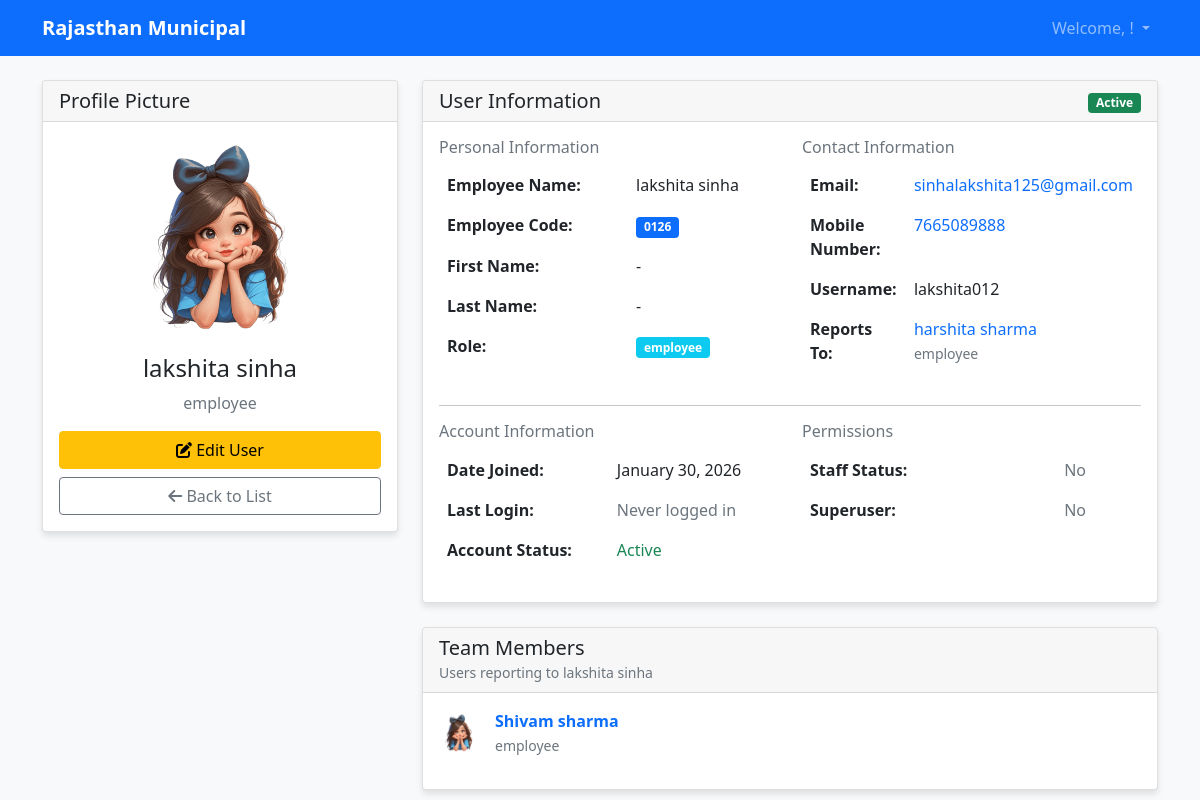
Before: /users/3/ (signed in) with the older database file.
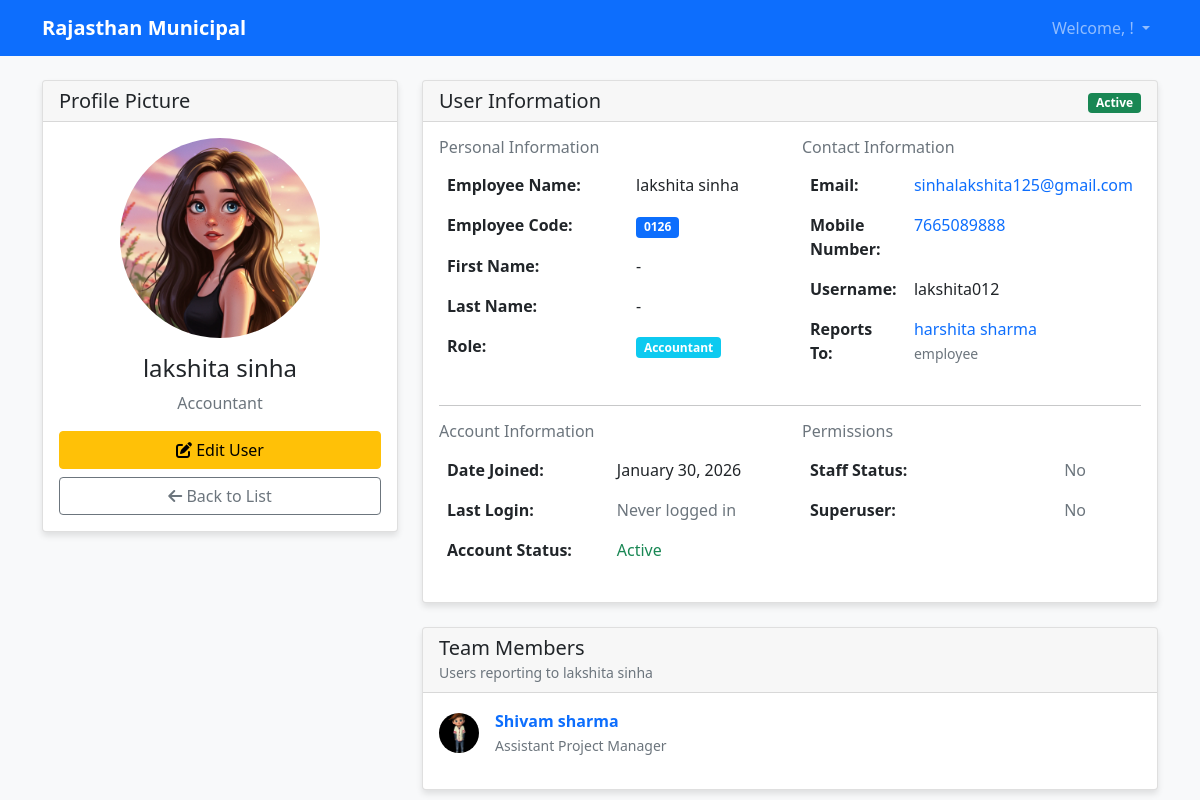
After: the same page with the newer database file.
### users/models.py (models this page shows, shortened)
class CustomUser(AbstractUser):
    emp_name = models.CharField(max_length=100, verbose_name="Employee Name")
    emp_code = models.CharField(max_length=20, unique=True, verbose_name="Employee Code")
    mobile_no = models.CharField(max_length=15, verbose_name="Mobile Number")
    report_to = models.ForeignKey(
        'self',
        on_delete=models.SET_NULL,
        null=True,
        blank=True,
        verbose_name="Reports To"
    )
    image = models.ImageField(upload_to='user_images/', blank=True, null=True, verbose_name="Profile Image")
    ROLE_CHOICES = [
        ('assistant_project_manager', 'Assistant Project Manager'),
        ('circle_manager', 'Circle Manager'),
        ('team_leader', 'Team Leader'),
        ('back_office_head', 'Back Office Head'),
        ('back_office', 'Back Office'),
        ('accountant', 'Accountant'),
        ('flying_officer_sspl', 'Flying Officer SSPL'),
        ('revenue_officer', 'Revenue Officer'),
        ('zone_commissioner', 'Zone Commissioner'),
        ('revenue_inspector', 'Revenue Inspector'),
        ('surveyor', 'Surveyor'),
        ('tax_collector', 'Tax Collector'),
        ('tele_caller', 'Tele Caller'),
        ('mis', 'MIS'),
        ('counter', 'Counter'),
        ('commissioner', 'Commissioner'),
        ('oswal', 'Oswal'),
        ('ulb_admin', 'ULB Admin'),
        ('qr_installer', 'QR Installer'),
        ('dc_revenue_first', 'DC Revenue First'),
        ('ro_revenue_first', 'RO Revenue First'),
        ('testt', 'TESTT'),
    ]
    role = models.CharField(
        max_length=30,
        choices=ROLE_CHOICES,
        default='back_office',
        verbose_name="Role"
    )
    first_name = models.CharField(max_length=30, blank=False)
    last_name = models.CharField(max_length=30, blank=False)
    email = models.EmailField(unique=True, blank=False)
    class Meta:
        verbose_name = "User"
        verbose_name_plural = "Users"

### users/views.py (the view)
# urls.py: path('users/<int:user_id>/', views.user_detail_view, name='user_detail'),
def user_detail_view(request, user_id):
    if not request.user.is_authenticated:
        return redirect('login')
    try:
        user = CustomUser.objects.get(id=user_id)
    except CustomUser.DoesNotExist:
        messages.error(request, 'User not found.')
        return redirect('user_list')
    allowed_roles = ['commissioner', 'zone_commissioner', 'ulb_admin', 'assistant_project_manager', 'circle_manager']
    if request.user.role not in allowed_roles and not request.user.is_staff and request.user != user:
        messages.error(request, 'You do not have permission to view this user.')
        return redirect('dashboard')
    context = {
        'user_detail': user,
    }
    return render(request, 'users/user_detail.html', context)

### users/templates/users/user_detail.html (shortened to what the changed rows need)
{% extends 'users/base.html' %}
{% block content %}
<div class="row">
    <div class="col-md-4">
        <div class="card">
            <div class="card-body text-center">
                {% if user_detail.image %}
                    <img src="{{ user_detail.image.url }}" alt="Profile Image"
                         class="img-fluid rounded-circle mb-3" style="width: 200px; height: 200px; object-fit: cover;">
                {% else %}
                    <div class="bg-secondary rounded-circle d-inline-flex align-items-center justify-content-center mb-3"
                         style="width: 200px; height: 200px; font-size: 4rem; color: white;">
                        {{ user_detail.emp_name|first|upper }}
                    </div>
                {% endif %}
                <h4>{{ user_detail.emp_name }}</h4>
                <p class="text-muted">{{ user_detail.get_role_display }}</p>
                <div class="d-grid gap-2">
                    <a href="{% url 'user_update' user_detail.id %}" class="btn btn-warning">
                    </a>
                    <a href="{% url 'user_list' %}" class="btn btn-outline-secondary">
                    </a>
                </div>
            </div>
        </div>
    </div>
    <div class="col-md-8">
        <div class="card">
            <div class="card-body">
                <div class="row">
                    <div class="col-md-6">
                        <table class="table table-borderless">
                            <tr>
                                <td><strong>Employee Name:</strong></td>
                                <td>{{ user_detail.emp_name }}</td>
                            </tr>
                            <tr>
                                <td><span class="badge bg-primary">{{ user_detail.emp_code }}</span></td>
                            </tr>
                            <tr>
                                <td><strong>First Name:</strong></td>
                                <td>{{ user_detail.first_name|default:"-" }}</td>
                            </tr>
                            <tr>
                                <td><strong>Last Name:</strong></td>
                                <td>{{ user_detail.last_name|default:"-" }}</td>
                            </tr>
                            <tr>
                                <td><span class="badge bg-info">{{ user_detail.get_role_display }}</span></td>
                            </tr>
                        </table>
                    </div>
                    <div class="col-md-6">
                        <table class="table table-borderless">
                            <tr>
                                <td>
                                    <a href="mailto:{{ user_detail.email }}" class="text-decoration-none">
                                        {{ user_detail.email }}
                                    </a>
                                </td>
                            </tr>
                            <tr>
                                <td>
                                    <a href="tel:{{ user_detail.mobile_no }}" class="text-decoration-none">
                                        {{ user_detail.mobile_no }}
                                    </a>
                                </td>
                            </tr>
                            <tr>
                                <td><strong>Username:</strong></td>
                                <td>{{ user_detail.username }}</td>
                            </tr>
                            <tr>
                                <td>
                                    {% if user_detail.report_to %}
                                        <a href="{% url 'user_detail' user_detail.report_to.id %}" class="text-decoration-none">
                                            {{ user_detail.report_to.emp_name }}
                                        </a>
                                        <br><small class="text-muted">{{ user_detail.report_to.get_role_display }}</small>
                                    {% else %}
                                        <span class="text-muted">No reporting manager</span>
                                    {% endif %}
                                </td>
                            </tr>
                        </table>
                    </div>
                </div>
                <div class="row">
                    <div class="col-md-6">
                        <table class="table table-borderless">
                            <tr>
                                <td><strong>Date Joined:</strong></td>
                                <td>{{ user_detail.date_joined|date:"F d, Y" }}</td>
                            </tr>
                        </table>
                    </div>
                </div>
            </div>
        </div>
        {% if user_detail.customuser_set.all %}
        <div class="card mt-4">
            <div class="card-header">
                <h5 class="mb-0">Team Members</h5>
                <small class="text-muted">Users reporting to {{ user_detail.emp_name }}</small>
            </div>
            <div class="card-body">
                <div class="row">
                    {% for team_member in user_detail.customuser_set.all %}
                    <div class="col-md-6 mb-3">
                        <div class="d-flex align-items-center">
                            {% if team_member.image %}
                                <img src="{{ team_member.image.url }}" alt="Profile"
                                     class="rounded-circle me-3" style="width: 40px; height: 40px; object-fit: cover;">
                            {% else %}
                                <div class="bg-secondary rounded-circle me-3 d-flex align-items-center justify-content-center"
                                     style="width: 40px; height: 40px; font-size: 16px; color: white;">
                                    {{ team_member.emp_name|first|upper }}
                                </div>
                            {% endif %}
                            <div>
                                <div class="fw-bold">
                                    <a href="{% url 'user_detail' team_member.id %}" class="text-decoration-none">
                                        {{ team_member.emp_name }}
                                    </a>
                                </div>
                                <small class="text-muted">{{ team_member.get_role_display }}</small>
                            </div>
                        </div>
                    </div>
                    {% endfor %}
                </div>
            </div>
        </div>
        {% endif %}
    </div>
</div>
<link rel="stylesheet" href="https://cdnjs.cloudflare.com/ajax/libs/font-awesome/6.0.0/css/all.min.css">
{% endblock %}

Changed rows visible on the page:
changed CustomUser "lakshita sinha": image: a different picture; role "employee" → "Accountant"
changed CustomUser "Shivam sharma": image: a different picture; role "employee" → "Assistant Project Manager"
